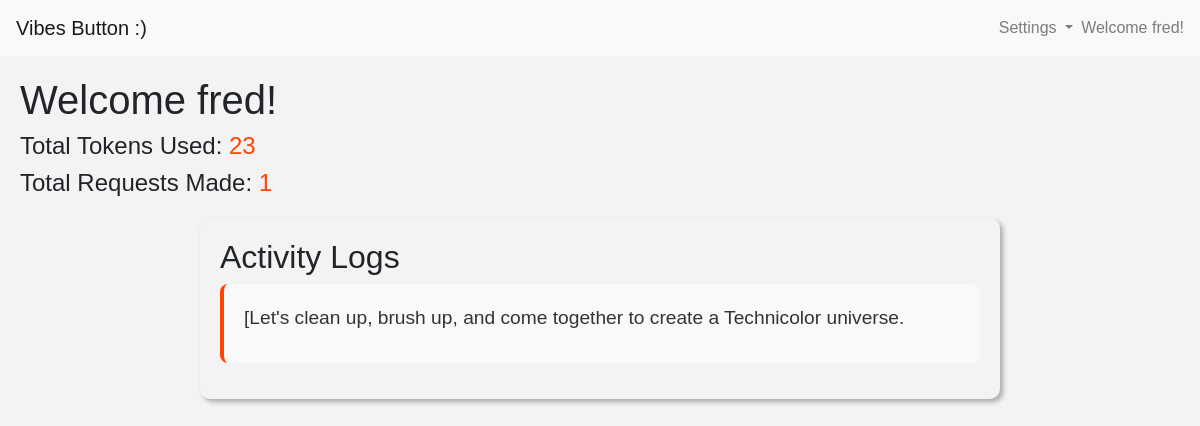
The page / (signed in) on the database its author committed.
### tables this page shows
CREATE TABLE "users" ("id" INTEGER PRIMARY KEY AUTOINCREMENT UNIQUE NOT NULL, "username" TEXT UNIQUE NOT NULL, "password_hash" TEXT UNIQUE NOT NULL);

CREATE TABLE "apicalls" ("id" INTEGER PRIMARY KEY AUTOINCREMENT UNIQUE NOT NULL, "time" NUMERIC UNIQUE NOT NULL DEFAULT (CURRENT_TIMESTAMP), user_id INTEGER NOT NULL, "tokens" INTEGER NOT NULL, "url" TEXT NOT NULL, "response" TEXT NOT NULL);

### app.py (the view)
@app.route('/')
def home():
    if 'user_id' in session and session['user_id'] is not None and session['user_id'] != -1:
        user = get_user_info(session['user_id'])
        entries = db.execute("SELECT * FROM apicalls WHERE user_id = :user_id", user_id=user["id"])
        entries.reverse();
        total_tokens = sum(entry['tokens'] for entry in entries)
        total_requests = len(entries)
        return render_template('index.html', username=user["username"], entries=entries, total_tokens=total_tokens, total_requests=total_requests)
    else:
        return render_template('login.html')

### app.py (called while the page is built)
def get_user_info(user_id):
    user = db.execute("SELECT * FROM users WHERE id = ?", user_id)
    if user:
        return user[0]  # Return the first (and should be only) user record
    else:
        return None  # No user found with the given ID

### templates/index.html (shortened to what this page needs)
{% extends 'layout.html' %}
{% block content %}
<div style="margin: 20px;">
    <h1>Welcome {{ username }}!</h1>
    <h4>Total Tokens Used: <span class="status-text">{{ total_tokens }}</span></h4>
    <h4>Total Requests Made: <span class="status-text">{{ total_requests }}</span></h4>
    <div class="entry-container">
        <h2>Activity Logs</h2>
        <ul class="entry-list">
            {% for entry in entries %}
                <li class="entry">
                    <div class="response">{{ entry.response }}</div>
                </li>
            {% else %}
                <li>No entries found.</li>
            {% endfor %}
        </ul>
    </div>
</div>
{% endblock %}

### templates/navbar.html (shortened to what this page needs)
<nav class="navbar navbar-expand-lg navbar-light bg-light">
    <a class="navbar-brand" href="/">Vibes Button :)</a>
    <div class="collapse navbar-collapse" id="navbarNavDropdown">
        <ul class="navbar-nav ml-auto">
            <li class="nav-item dropdown">
                <a class="nav-link dropdown-toggle" href="#" id="navbarDropdownMenuLink" role="button" data-toggle="dropdown" aria-haspopup="true" aria-expanded="false">
                    Settings
                </a>
            </li>
            <li class="nav-item">
                <span class="navbar-text">
                    Welcome {{username}}!
                </span>
            </li>
        </ul>
    </div>
</nav>

### static/styles.css (style rules this page uses)
:root { --background-color: #f3f3f3; --error-color: #ff0000; --primary-color: #ff4500; --secondary-color: #333; }
body { background-color: var(--background-color); font-family: Arial, sans-serif; }
.status-text, .navbar-brand, .navbar-nav .nav-link, .dropdown-item:hover, button, button:active { color: var(--primary-color); }
.navbar { background-color: var(--secondary-color); }
.asthetic-container, .entry-container, .api-config-container { background-color: var(--background-color); border-radius: 10px; box-shadow: 3px 3px 5px rgba(0, 0, 0, 0.3); padding: 20px; }
.entry-container, .api-config-container { margin: 20px auto; max-width: 800px; }
.entry-list { list-style-type: none; padding: 0; }
.entry { background-color: #f9f9f9; border-left: 4px solid var(--primary-color); border-radius: 8px; margin-bottom: 15px; padding: 20px; transition: background-color 0.3s ease, border-left-width 0.3s ease; }
.response { color: var(--secondary-color); font-size: 1.2em; margin-bottom: 10px; }

### rows shown on the page
users: username "fred"
apicalls: response "[Let's clean up, brush up, and come together to create a Technicolor universe."

### other values the page prints
{{ total_tokens }} "23"
{{ total_requests }} "1"
